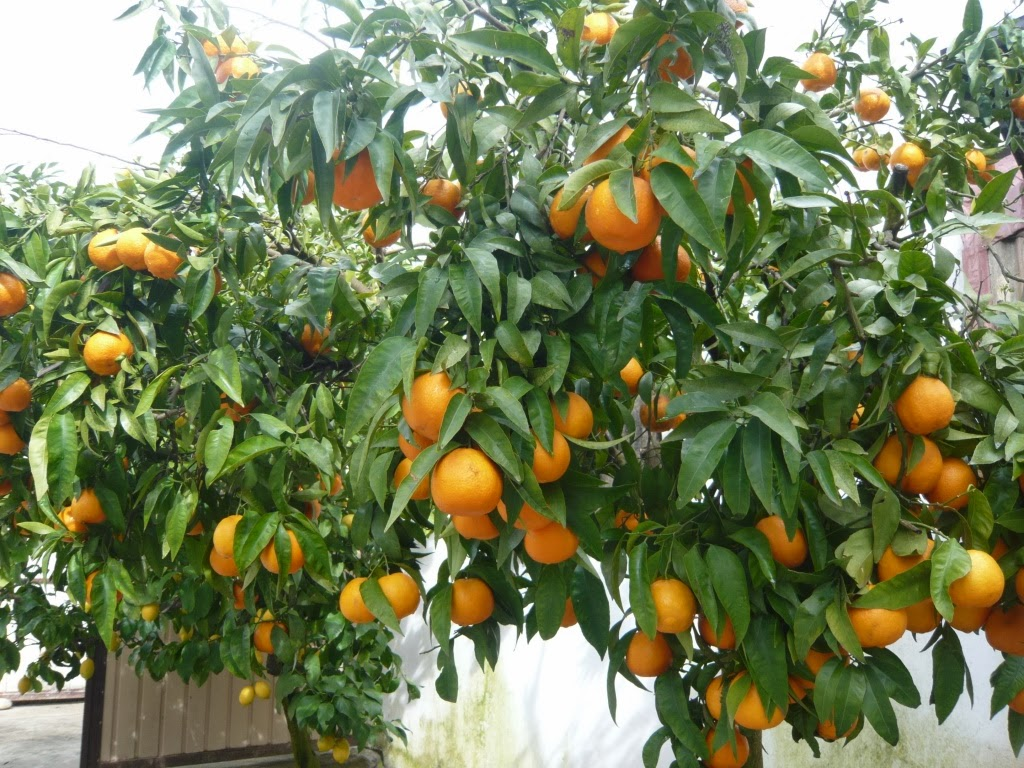
#> input picture segmentation/laranjas.jpg, 1024 x 768 px, found by its file name
$ python theresholding.py
#> lines starting #> are read from the running program, lines starting #| are printed output that depends on the picture; after the words box and inside, x2 and y2 are one past the last pixel; in counts of white or black regions, pixels touching at a corner belong together
import cv2
import numpy as np

# load image
img = cv2.imread("laranjas.jpg")
#> img is the input picture: shape (768, 1024, 3); mean B, G, R 87.3, 126.2, 115.8
grayscaled = cv2.cvtColor(img, cv2.COLOR_BGR2GRAY)
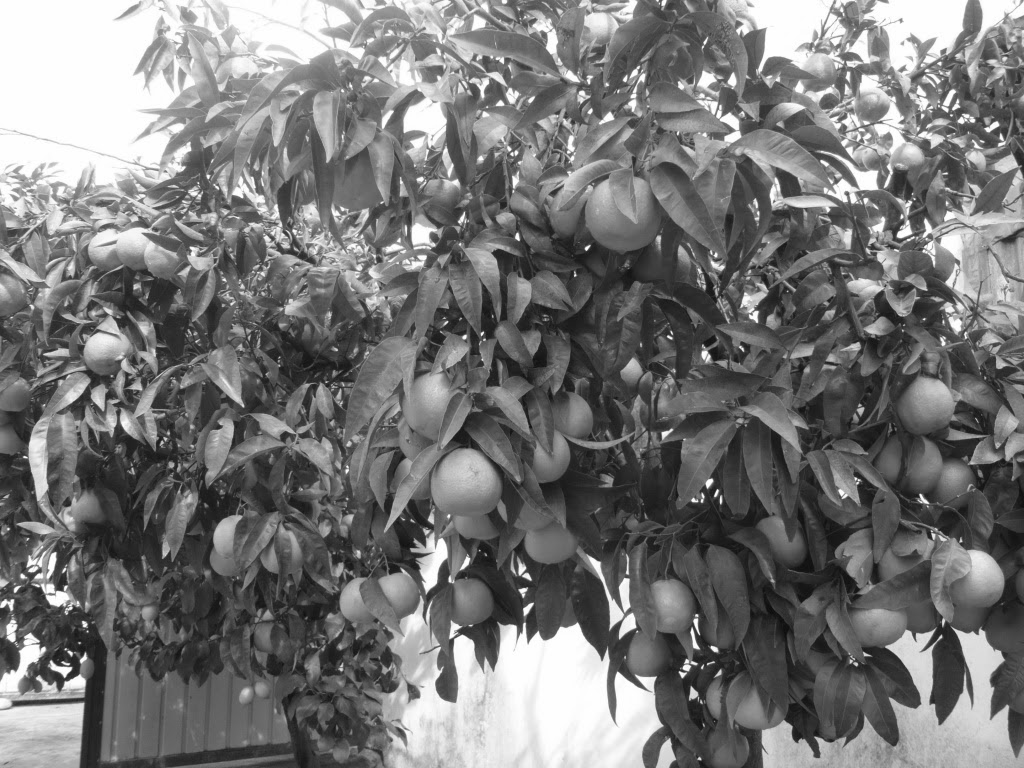
#> grayscaled: shape (768, 1024); min 11, max 255, mean 118.7
retval, simpleThreshold = cv2.threshold(grayscaled, 127, 255, cv2.THRESH_BINARY)
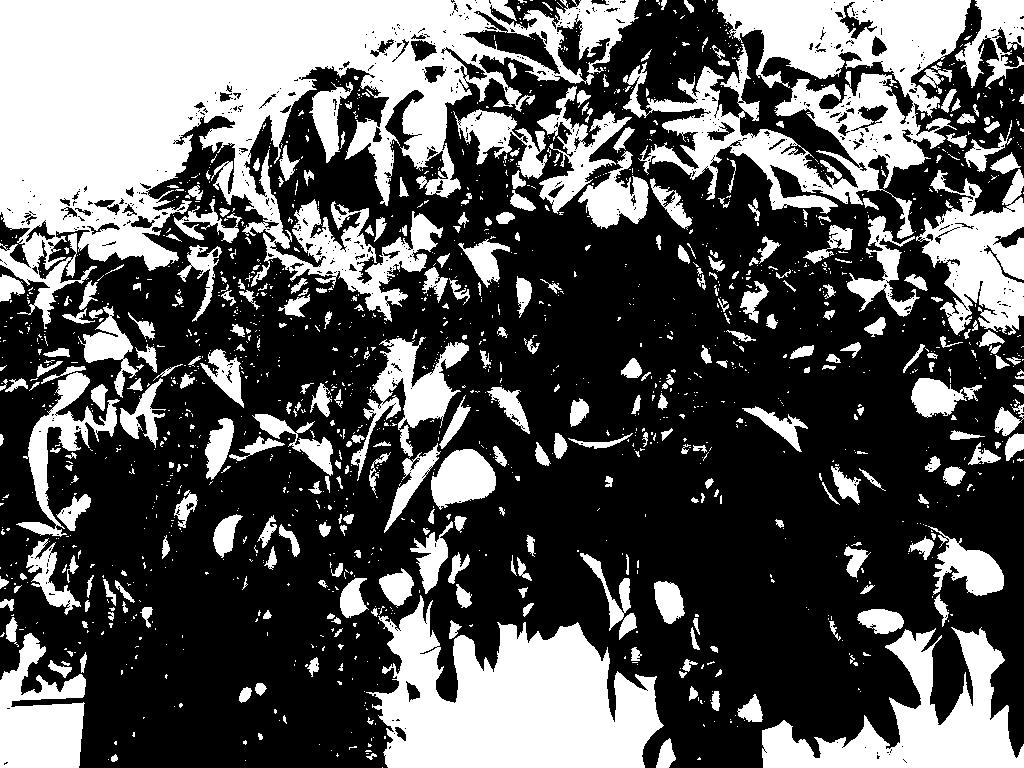
#> simpleThreshold: shape (768, 1024); 35.7% white; 1586 white regions (1240 under 20 px), largest, box (x1, y1, x2, y2) and area: (0, 0, 639, 329) 96126, (623, 0, 971, 239) 32683, (366, 595, 664, 768) 31747
retval, otsuThreshold = cv2.threshold(grayscaled, 127, 255, cv2.THRESH_BINARY+cv2.THRESH_OTSU)
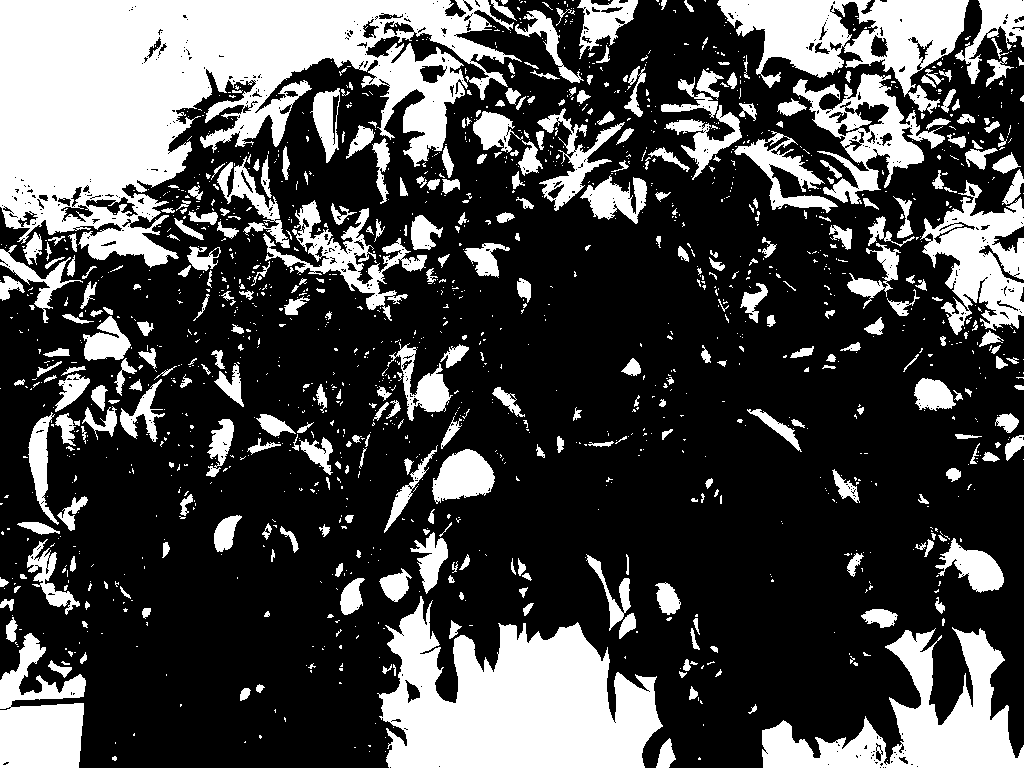
#> otsuThreshold: shape (768, 1024); 29.2% white; 1507 white regions (1154 under 20 px), largest, box (x1, y1, x2, y2) and area: (0, 0, 522, 268) 68947, (377, 596, 663, 768) 31036, (762, 627, 1024, 768) 14765
#> retval = 144

kernel = np.ones((5,5), np.uint8)
morphology = cv2.morphologyEx(simpleThreshold, cv2.MORPH_CLOSE, kernel)
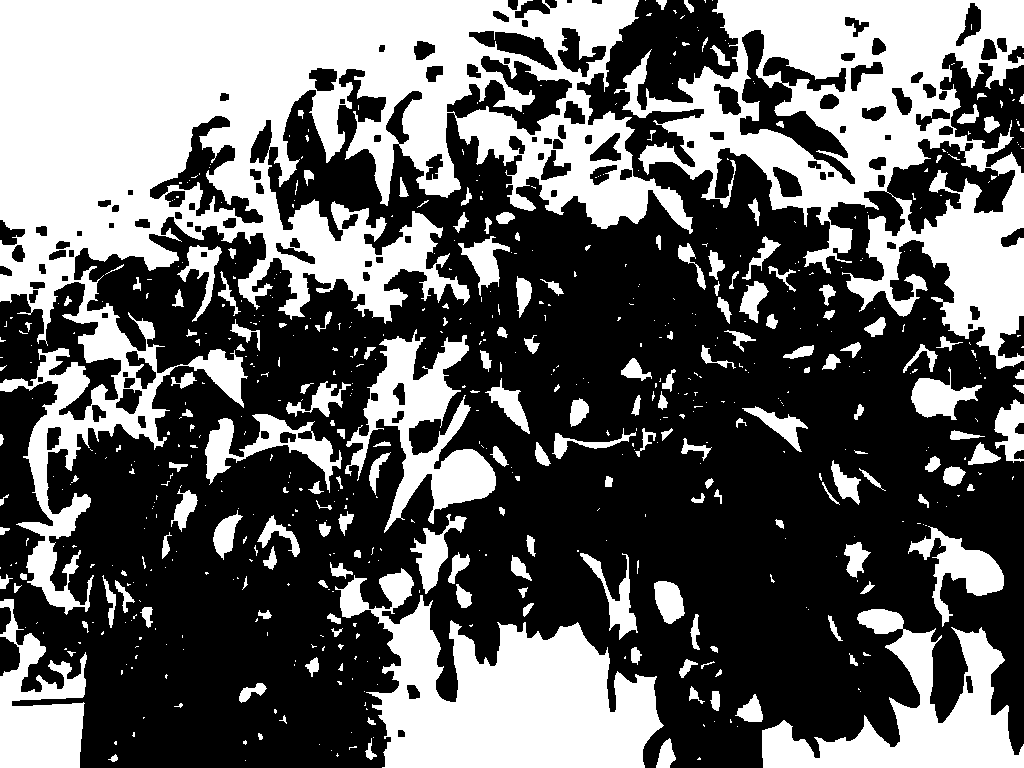
#> morphology: shape (768, 1024); 39.6% white; 632 white regions (444 under 20 px), largest, box (x1, y1, x2, y2) and area: (0, 0, 693, 615) 140263, (614, 0, 1024, 369) 58997, (335, 568, 664, 768) 34189
morphologyOtsu = cv2.morphologyEx(otsuThreshold, cv2.MORPH_CLOSE, kernel)
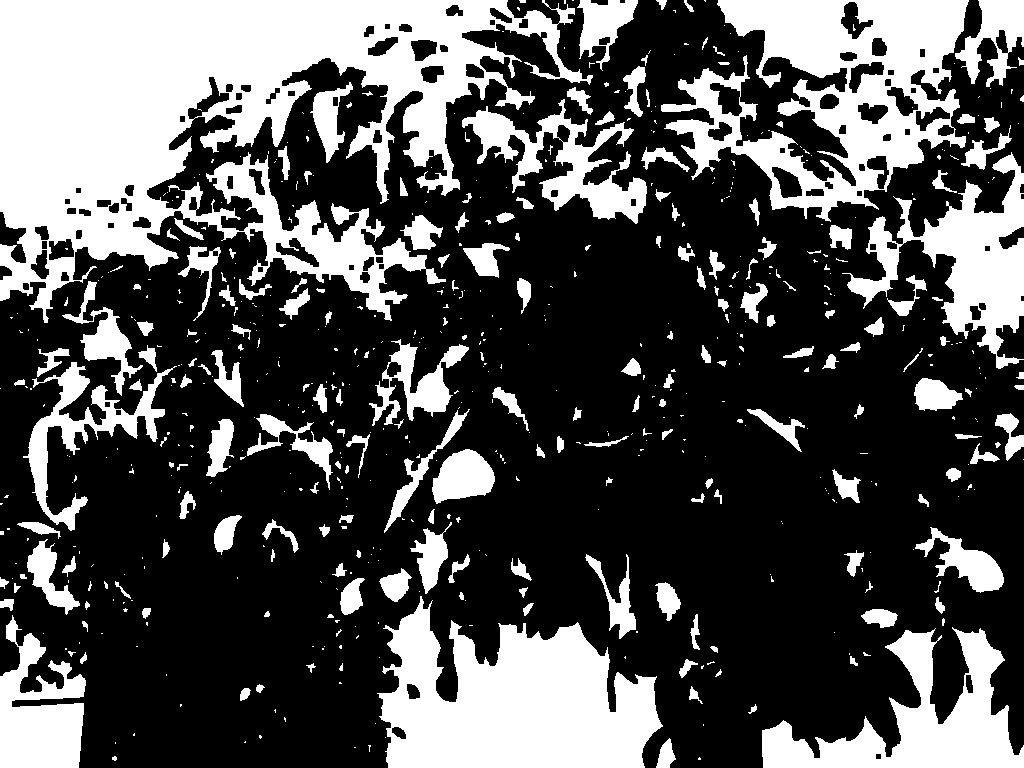
#> morphologyOtsu: shape (768, 1024); 32.6% white; 630 white regions (427 under 20 px), largest, box (x1, y1, x2, y2) and area: (0, 0, 593, 323) 92027, (377, 596, 663, 768) 31744, (661, 0, 969, 222) 31069

# print the image
cv2.imwrite('simpleThreshold.jpg',simpleThreshold)
cv2.imwrite('otsuThreshold.jpg',otsuThreshold)
cv2.imwrite('morphology.jpg',morphology)
cv2.imwrite('morphologyOtsu.jpg',morphologyOtsu)

$ run again, with segmentation/hsv.png saved as segmentation/laranjas.jpg
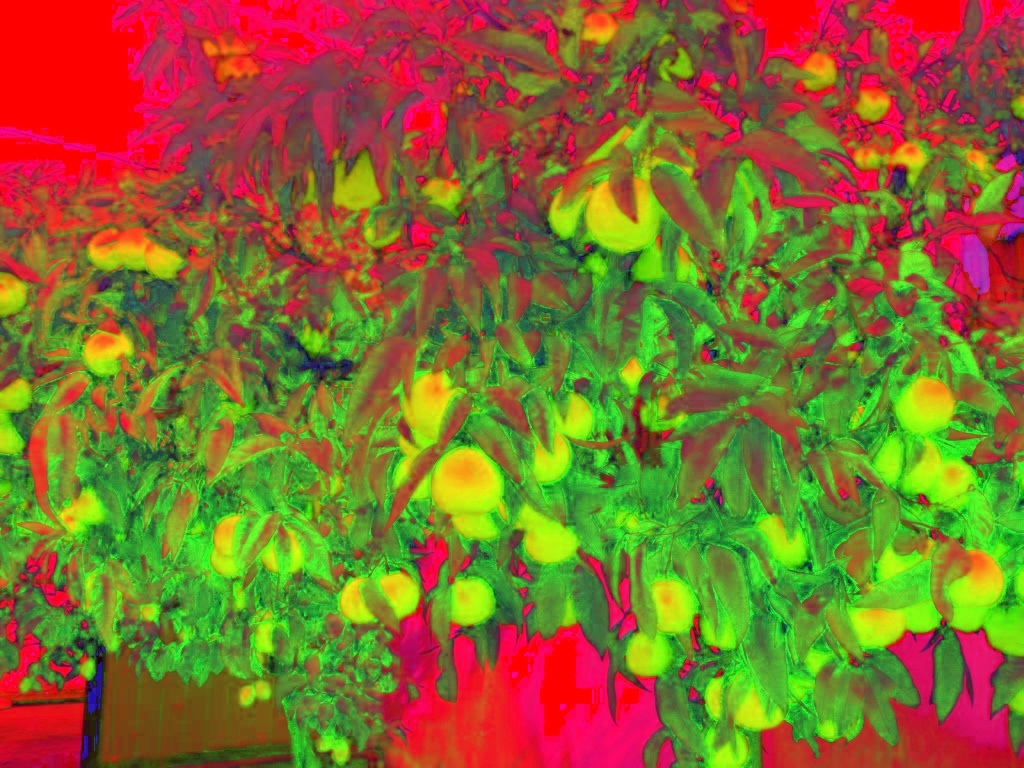
#> input picture segmentation/hsv.png, 1024 x 768 px, found by its file name
#> img is the input picture: shape (768, 1024, 3); mean B, G, R 45.3, 109.2, 132.6
#> `retval, simpleThreshold = cv2.threshold(grayscaled, 127, 255, cv2.THRE..`:
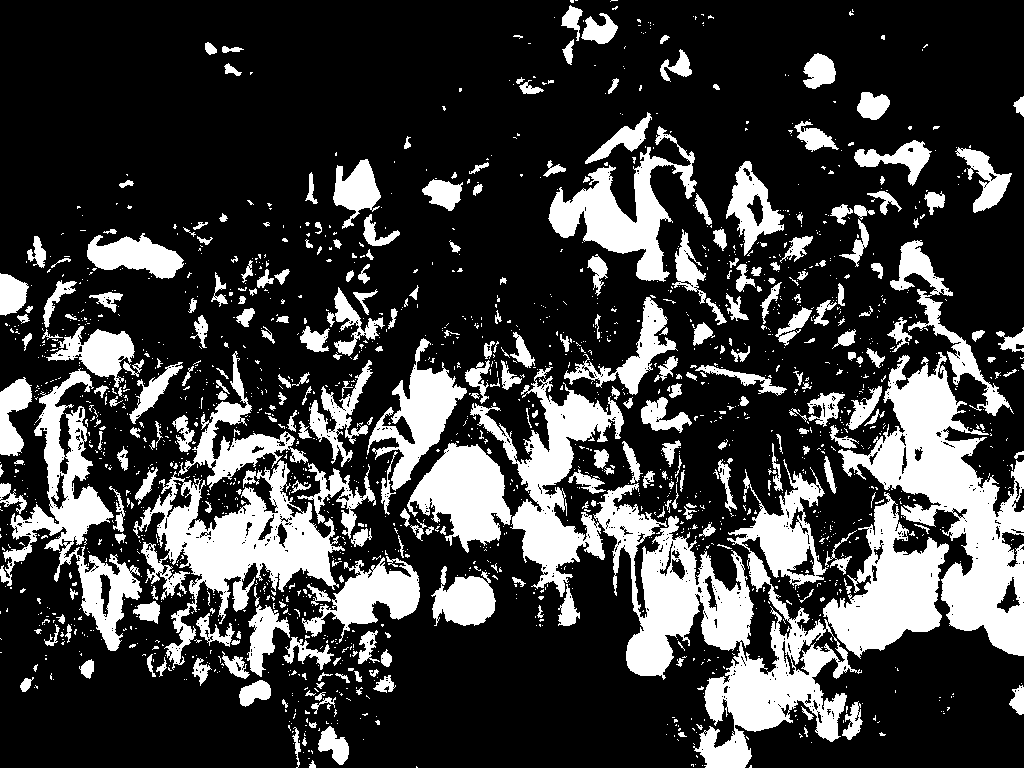
#> simpleThreshold: shape (768, 1024); 24.7% white; 1831 white regions (1525 under 20 px), largest, box (x1, y1, x2, y2) and area: (470, 366, 949, 768) 47981, (838, 352, 1024, 656) 20449, (133, 460, 345, 670) 14272
#> otsuThreshold: shape (768, 1024); 29.4% white; 1672 white regions (1361 under 20 px), largest, box (x1, y1, x2, y2) and area: (399, 240, 1024, 768) 94822, (131, 351, 421, 679) 33092, (0, 325, 145, 651) 16199
#> retval = 121
#> morphology: shape (768, 1024); 29% white; 528 white regions (364 under 20 px), largest, box (x1, y1, x2, y2) and area: (133, 240, 1024, 768) 149190, (0, 280, 183, 651) 21431, (548, 112, 712, 282) 9282
#> `morphologyOtsu = cv2.morphologyEx(otsuThreshold, cv2.MORPH_CLOSE, kern..`:
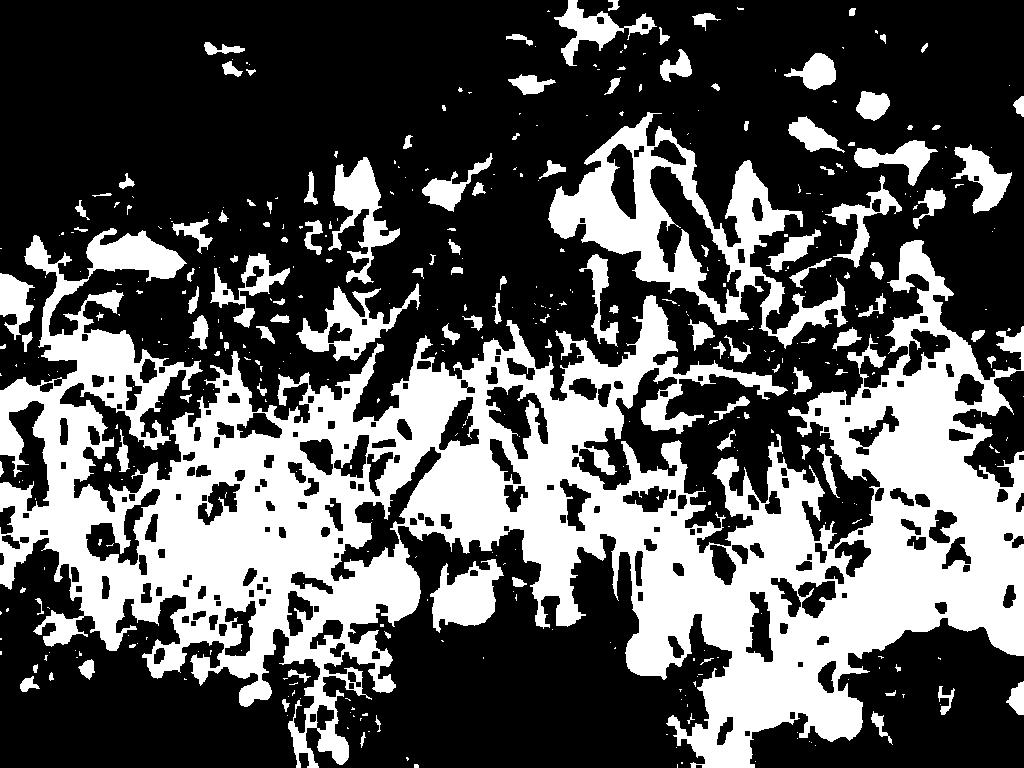
#> morphologyOtsu: shape (768, 1024); 34.3% white; 431 white regions (301 under 20 px), largest, box (x1, y1, x2, y2) and area: (0, 228, 1024, 768) 212283, (548, 112, 848, 349) 18593, (328, 157, 400, 284) 3314
